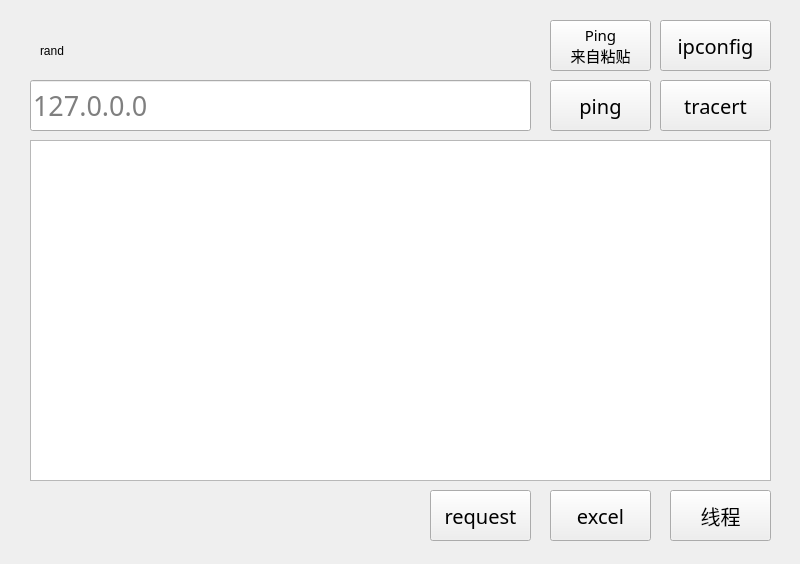
<?xml version="1.0" encoding="UTF-8"?>
<ui version="4.0">
 <class>MainWindow</class>
 <widget class="QMainWindow" name="MainWindow">
  <property name="geometry">
   <rect>
    <x>0</x>
    <y>0</y>
    <width>800</width>
    <height>564</height>
   </rect>
  </property>
  <property name="windowTitle">
   <string>MainWindow</string>
  </property>
  <widget class="QWidget" name="centralwidget">
   <widget class="QPushButton" name="pushButton">
    <property name="geometry">
     <rect>
      <x>550</x>
      <y>80</y>
      <width>101</width>
      <height>51</height>
     </rect>
    </property>
    <property name="font">
     <font>
      <family>黑体</family>
      <pointsize>15</pointsize>
     </font>
    </property>
    <property name="text">
     <string>ping</string>
    </property>
   </widget>
   <widget class="QTextEdit" name="textEdit">
    <property name="geometry">
     <rect>
      <x>30</x>
      <y>140</y>
      <width>741</width>
      <height>341</height>
     </rect>
    </property>
    <property name="font">
     <font>
      <family>黑体</family>
      <pointsize>16</pointsize>
     </font>
    </property>
    <property name="readOnly">
     <bool>true</bool>
    </property>
   </widget>
   <widget class="QLineEdit" name="lineEdit">
    <property name="geometry">
     <rect>
      <x>30</x>
      <y>80</y>
      <width>501</width>
      <height>51</height>
     </rect>
    </property>
    <property name="font">
     <font>
      <family>黑体</family>
      <pointsize>20</pointsize>
     </font>
    </property>
    <property name="text">
     <string/>
    </property>
    <property name="placeholderText">
     <string>127.0.0.0</string>
    </property>
   </widget>
   <widget class="QPushButton" name="pushButton_2">
    <property name="geometry">
     <rect>
      <x>660</x>
      <y>80</y>
      <width>111</width>
      <height>51</height>
     </rect>
    </property>
    <property name="font">
     <font>
      <family>黑体</family>
      <pointsize>15</pointsize>
     </font>
    </property>
    <property name="text">
     <string>tracert</string>
    </property>
   </widget>
   <widget class="QPushButton" name="pushButton_3">
    <property name="geometry">
     <rect>
      <x>660</x>
      <y>20</y>
      <width>111</width>
      <height>51</height>
     </rect>
    </property>
    <property name="font">
     <font>
      <family>黑体</family>
      <pointsize>15</pointsize>
     </font>
    </property>
    <property name="text">
     <string>ipconfig</string>
    </property>
   </widget>
   <widget class="QPushButton" name="pushButton_pool">
    <property name="geometry">
     <rect>
      <x>670</x>
      <y>490</y>
      <width>101</width>
      <height>51</height>
     </rect>
    </property>
    <property name="font">
     <font>
      <family>黑体</family>
      <pointsize>15</pointsize>
     </font>
    </property>
    <property name="text">
     <string>线程</string>
    </property>
   </widget>
   <widget class="QPushButton" name="pushButton_excel">
    <property name="geometry">
     <rect>
      <x>550</x>
      <y>490</y>
      <width>101</width>
      <height>51</height>
     </rect>
    </property>
    <property name="font">
     <font>
      <family>黑体</family>
      <pointsize>15</pointsize>
     </font>
    </property>
    <property name="text">
     <string>excel</string>
    </property>
   </widget>
   <widget class="QPushButton" name="pushButton_request">
    <property name="geometry">
     <rect>
      <x>430</x>
      <y>490</y>
      <width>101</width>
      <height>51</height>
     </rect>
    </property>
    <property name="font">
     <font>
      <family>黑体</family>
      <pointsize>15</pointsize>
     </font>
    </property>
    <property name="text">
     <string>request</string>
    </property>
   </widget>
   <widget class="QLabel" name="label">
    <property name="geometry">
     <rect>
      <x>40</x>
      <y>40</y>
      <width>81</width>
      <height>21</height>
     </rect>
    </property>
    <property name="font">
     <font>
      <family>Arial</family>
     </font>
    </property>
    <property name="text">
     <string>rand</string>
    </property>
   </widget>
   <widget class="QPushButton" name="pushButton_4">
    <property name="geometry">
     <rect>
      <x>550</x>
      <y>20</y>
      <width>101</width>
      <height>51</height>
     </rect>
    </property>
    <property name="font">
     <font>
      <family>黑体</family>
      <pointsize>11</pointsize>
     </font>
    </property>
    <property name="text">
     <string>Ping
来自粘贴</string>
    </property>
   </widget>
  </widget>
  <widget class="QMenuBar" name="menubar">
   <property name="geometry">
    <rect>
     <x>0</x>
     <y>0</y>
     <width>800</width>
     <height>26</height>
    </rect>
   </property>
  </widget>
 </widget>
 <resources/>
 <connections/>
</ui>
